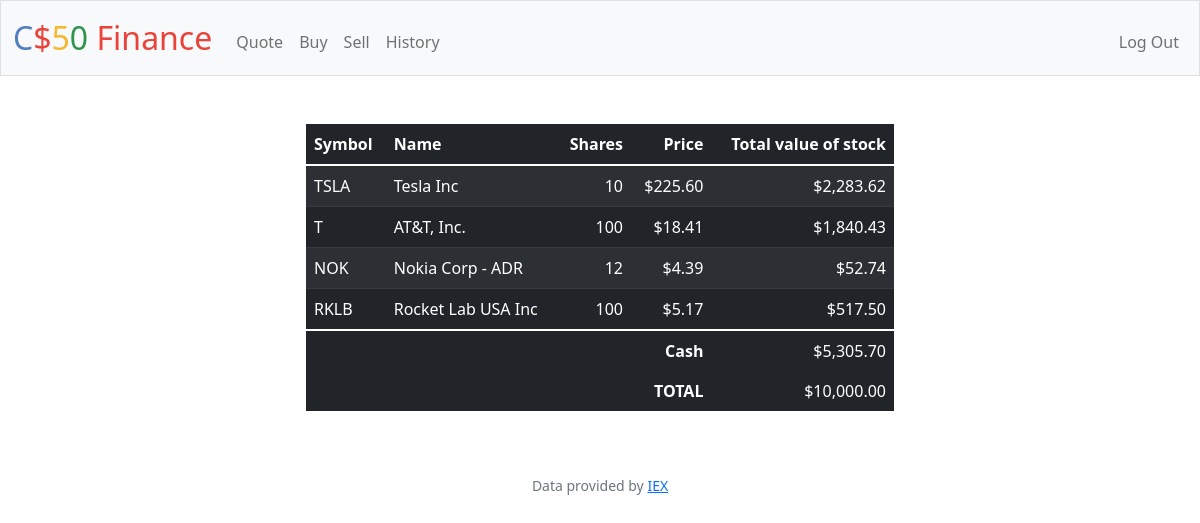
The page / (signed in) on the database as committed earlier.
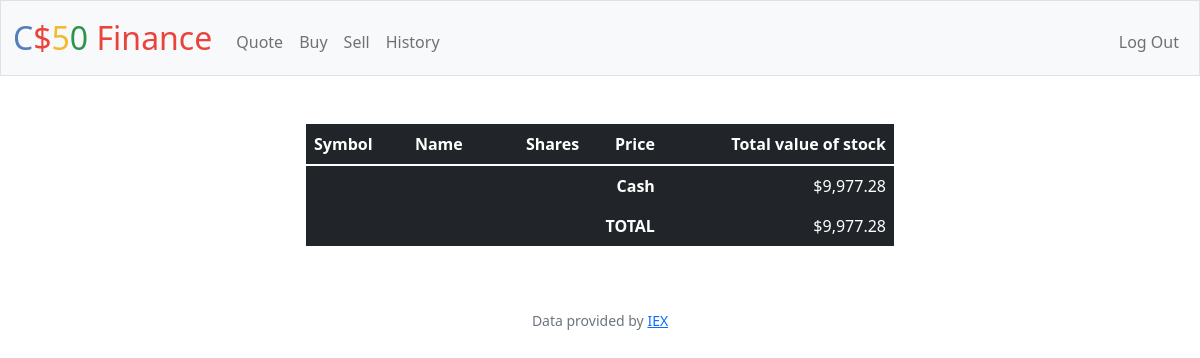
The same page on the database as committed later.
### tables this page shows
CREATE TABLE portfolio (
                portfolio_user_id INTEGER NOT NULL,
                portfolio_id INTEGER PRIMARY KEY,
                name TEXT NOT NULL,
                symbol TEXT NOT NULL,
                shares INTEGER NOT NULL,
                price INTEGER NOT NULL,
                total_value_of_stock NUMERIC NOT NULL DEFAULT 0
            );

### app.py (the view)
@app.route("/")
@login_required
def index():
    db.execute("DELETE FROM portfolio WHERE portfolio_user_id = ? AND shares = 0", session["user_id"])
    portfolio_rows = db.execute("SELECT * FROM portfolio WHERE portfolio_user_id = ?", session["user_id"])
    user_cash_rows = db.execute("SELECT cash FROM users WHERE id = ?", session["user_id"])
    user_cash_balance = round(float(user_cash_rows[0]["cash"]), 2)
    total_starting_cash = 0
    for dict in portfolio_rows:
        total_starting_cash += float(dict["total_value_of_stock"])
    total_starting_cash += user_cash_balance
    for dict in portfolio_rows:
        dict["price"] = usd(dict["price"])
        dict["total_value_of_stock"] = usd(dict["total_value_of_stock"])
    return render_template("index.html", portfolio_rows = portfolio_rows, user_cash_balance = usd(user_cash_balance), total_starting_cash = usd(total_starting_cash))

### app.py (called while the page is built)
@app.after_request
def after_request(response):
    response.headers["Cache-Control"] = "no-cache, no-store, must-revalidate"
    response.headers["Expires"] = 0
    response.headers["Pragma"] = "no-cache"
    return response

### helpers.py (called while the page is built)
def login_required(f):
    @wraps(f)
    def decorated_function(*args, **kwargs):
        if session.get("user_id") is None:
            return redirect("/login")
        return f(*args, **kwargs)
    return decorated_function

def usd(value):
    return f"${value:,.2f}"

### templates/index.html (shortened to what this page needs)
{% extends "layout.html" %}
{% block main %}
    <div class="text-centre mx-auto w-50">
        <table class="table table-striped table-dark">
            <thead>
                <tr>
                    <th class="text-start">Symbol</th>
                    <th class="text-start">Name</th>
                    <th class="text-end">Shares</th>
                    <th class="text-end">Price</th>
                    <th class="text-end">Total value of stock</th>
                </tr>
            </thead>
            <tbody>
                {% for dict in portfolio_rows %}
                <tr>
                    <td class="text-start">{{dict.symbol}}</td>
                    <td class="text-start">{{dict.name}}</td>
                    <td class="text-end">{{dict.shares}}</td>
                    <td class="text-end">{{dict.price}}</td>
                    <td class="text-end">{{dict.total_value_of_stock}}</td>
                </tr>
                {% endfor %}
            </tbody>
            <tfoot>
                <tr>
                    <td class="border-0 fw-bold text-end" colspan="4">Cash</td>
                    <td class="border-0 text-end">{{user_cash_balance}}</td>
                </tr>
                <tr>
                    <td class="border-0 fw-bold text-end" colspan="4">TOTAL</td>
                    <td class="border-0 w-bold text-end">{{total_starting_cash}}</td>
                </tr>
            </tfoot>
        </table>
    </div>
{% endblock %}

Rows that differ between the two databases and show on the page:
no longer on this page (row edited): portfolio: symbol "TSLA", name "Tesla Inc", shares "10", price "$225.60", total_value_of_stock "$2,283.62"
no longer on this page (row edited): portfolio: symbol "T", name "AT&T, Inc.", shares "100", price "$18.41", total_value_of_stock "$1,840.43"
removed portfolio: symbol "NOK", name "Nokia Corp - ADR", shares "12", price "$4.39", total_value_of_stock "$52.74"
removed portfolio: symbol "RKLB", name "Rocket Lab USA Inc", shares "100", price "$5.17", total_value_of_stock "$517.50"
Other text that changed with them:
{{ user_cash_balance }}: "$5,305.70" → "$9,977.28"
{{ total_starting_cash }}: "$10,000.00" → "$9,977.28"
